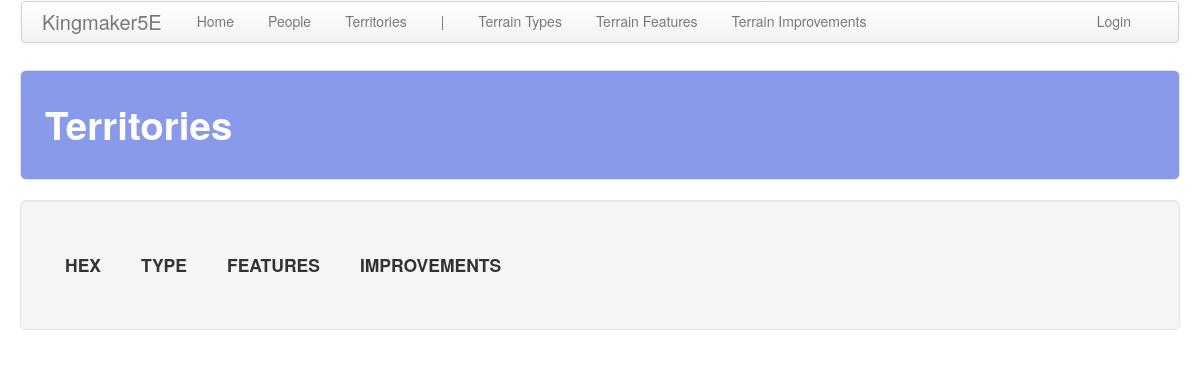
The app's page /territory/, older data.
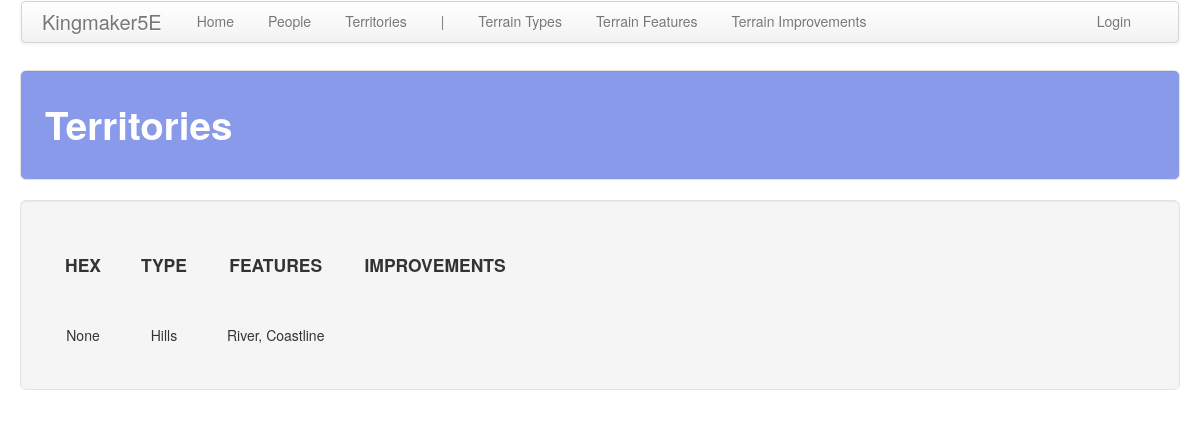
The same page, newer data.
### territory/models.py (models this page shows, shortened)
class Territory(models.Model):
    hex = models.CharField(max_length=20, null=True)
    type = models.ForeignKey(
        Type, on_delete=models.CASCADE,
        related_name='territory', related_query_name='territories'
    )
    features = models.ManyToManyField(
        Feature, related_name='territory', related_query_name='territories',
        blank=True,
    )
    improvements = models.ManyToManyField(
        Improvement, related_name='territory', related_query_name='territories',
        blank=True,
    )

class Type(models.Model):
    name = models.CharField(max_length=default_max_length)
    pop_bonus = models.IntegerField(default=0)
    dan_bonus = models.IntegerField(default=0)
    exp_time = models.IntegerField(default=1)
    prep_time = models.IntegerField(default=1)
    prep_cost = models.IntegerField(default=1)
    farm_cost = models.IntegerField(default=1)
    road_cost = models.IntegerField(default=1)
    def __str__(self):
        return self.name

class Feature(models.Model):
    name = models.CharField(max_length=default_max_length)
    desc = models.TextField(default="")
    def __str__(self):
        return self.name

### territory/views.py (the view)
# urls.py: path('', views.territories, name='territories'),
def territories(request):
    return show_all_items(request, app_name, a_obj, a_plural, sort='hex', sort_2='type')

### common/__init__.py (called while the page is built)
def show_all_items(request, app_name, obj, obj_plural, sort=None, sort_2=None):
    obj_plural = obj_plural.replace(' ', '_')
    if sort is None:
        items = obj.objects.all()
    elif sort_2 is None:
        items = obj.objects.order_by(sort)
    else:
        items = obj.objects.order_by(sort, sort_2)
    return render(
        request, '%s/%s.html' % (app_name, obj_plural),
        {'title': obj_plural.capitalize(), obj_plural: items}
    )

### territory/templates/territory/territories.html (shortened to what this page needs)
<!DOCTYPE html>
{% extends 'territory/base.html' %}
{% block table_header %}
    <th class="th_ccell"><h4>HEX</h4></th>
    <th class="th_ccell"><h4>TYPE</h4></th>
    <th class="th_ccell"><h4>FEATURES</h4></th>
    <th class="th_ccell"><h4>IMPROVEMENTS</h4></th>
    <th class="th_ccell"><h4></h4></th>
{% endblock %}
{% block table_body %}
    {% for territory in territories %}
        <tr>
            <td class="tb_ccell">{{ territory.hex }}</td>
            <td class="tb_ccell">{{ territory.type }}</td>
            <td class="tb_ccell">{{ territory.features.all|join:", " }}</td>
            <td class="tb_ccell">{{ territory.improvements.all|join:", " }}</td>
            <td class="tb_ccell">
            </td>
        </tr>
    {% endfor %}
{% endblock %}

Row changes from the older to the newer data that the page shows:
added Territory: hex "None", type "Hills", features.all "River, Coastline"
